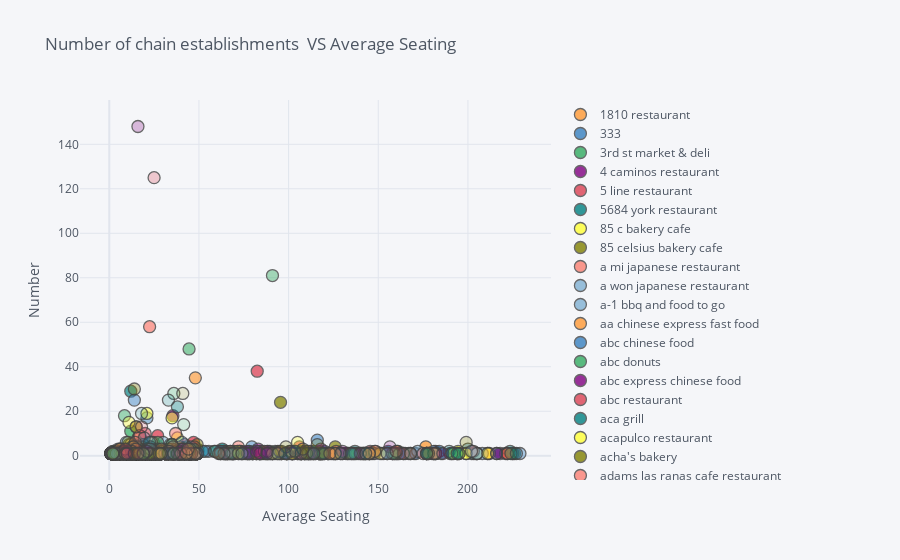

Notebook source saved alongside this figure:
### Markdown cell above
No correlation, but let's visualize the distribution to find any pattern in it.

### Code cell
import numpy as np
chain_seats.iplot(
    x='average_seating',
    y='number',
    # Specify the category
    categories='name',
    xTitle='Average Seating',
    yTitle='Number',
    title='Number of chain establishments  VS Average Seating')
